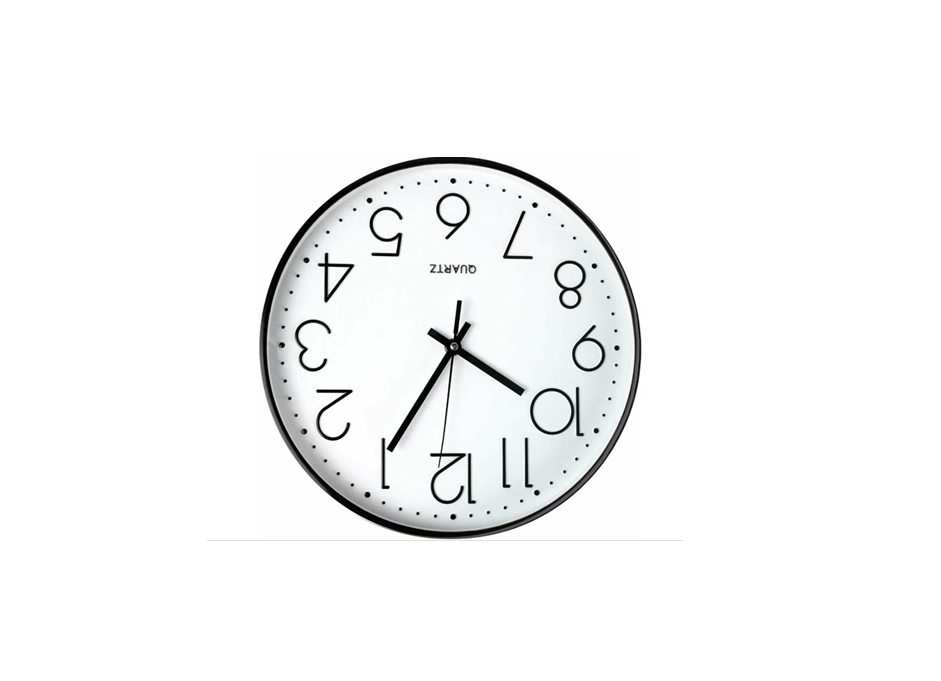
#> input picture Tds/Analyse d'image/data_images/database/clockD.png, 941 x 681 px, found by its file name
$ python Proposition_de_solution.py
#> lines starting #> are read from the running program, lines starting #| are printed output that depends on the picture; after the words box and inside, x2 and y2 are one past the last pixel; in counts of white or black regions, pixels touching at a corner belong together
import cv2
import numpy as np
import matplotlib.pyplot as plt
import time
# [17 lines left out: function mean_shift, not called in this run]

def detect_rotation_and_correct(image_path, ref_image_path):
    # Charger les images en niveaux de gris
#> called with image_path = 'data_images/database/clockD.png', ref_image_path = 'data_images/database/clockE.png'
    image = cv2.imread(image_path, cv2.IMREAD_GRAYSCALE)
#> image: shape (681, 941); min 0, max 255, mean 246.9
    ref_image = cv2.imread(ref_image_path, cv2.IMREAD_GRAYSCALE)
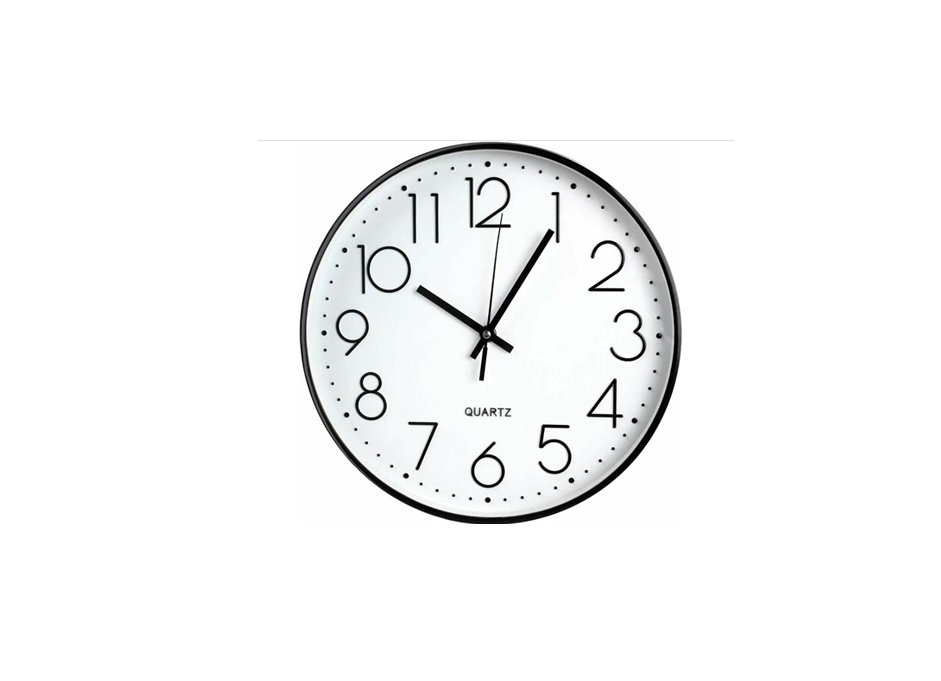
#> input picture Tds/Analyse d'image/data_images/database/clockE.png, 941 x 681 px, found by its file name
#> ref_image: shape (681, 941); min 0, max 255, mean 246.9

    # Détection des keypoints et des descripteurs avec SIFT
    sift = cv2.SIFT_create()
    kp1, des1 = sift.detectAndCompute(ref_image, None)
#> kp1 = 406 keypoints; strongest (x, y, size): (406, 476, 3.4), (488, 500, 3.5), (571, 480, 3.5), (505, 499, 1.9)
    kp2, des2 = sift.detectAndCompute(image, None)
#> kp2 = 391 keypoints; strongest (x, y, size): (535, 205, 3.4), (453, 181, 3.5), (369, 200, 3.5), (436, 181, 1.9)

    # Correspondance des descripteurs avec FLANN
    index_params = dict(algorithm=1, trees=5)
    search_params = dict(checks=50)
    flann = cv2.FlannBasedMatcher(index_params, search_params)
    matches = flann.knnMatch(des1, des2, k=2)
#> matches = 406 matches

    # Filtrage des bonnes correspondances
    good_matches = []
    for m, n in matches:
        if m.distance < 0.5 * n.distance:
            good_matches.append(m)
#> after the loop, good_matches = 361 matches

    # Affichage des correspondances
    match_img = cv2.drawMatches(ref_image, kp1, image, kp2, good_matches, None, flags=cv2.DrawMatchesFlags_NOT_DRAW_SINGLE_POINTS)
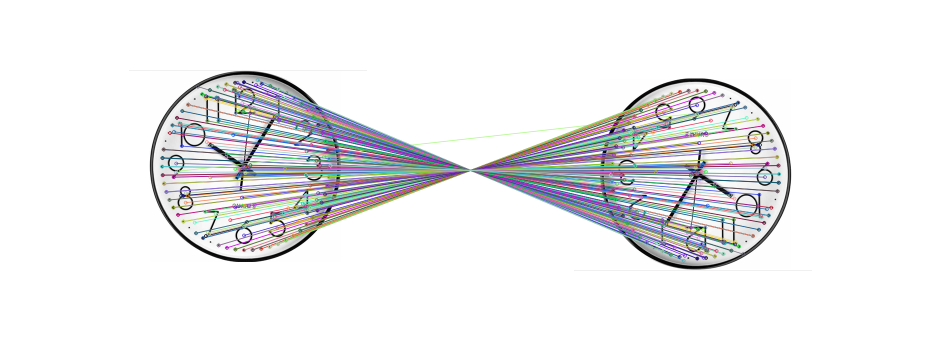
#> match_img: shape (681, 1882, 3) (shown at 1/2 size); mean of channels 0, 1, 2 237.1, 235.9, 235.8; drawn as B, G, R
    # cv2.imshow("Keypoints Correspondences", match_img)
    # cv2.waitKey(0)
    # cv2.destroyAllWindows()


    show(match_img)

    # Calcul de la matrice de transformation si assez de points correspondent
    if len(good_matches) > 4:
        src_pts = np.float32([kp1[m.queryIdx].pt for m in good_matches]).reshape(-1, 1, 2)
#> src_pts = 361 rows, first 8: [323.9, 332.8], [323.9, 332.8], [323.9, 332.8], [323.9, 332.8], [324.5, 315.6], [324.5, 315.6], [324.5, 315.6], [324.5, 315.6]
        dst_pts = np.float32([kp2[m.trainIdx].pt for m in good_matches]).reshape(-1, 1, 2)
#> dst_pts = 361 rows, first 8: [616.6, 347.7], [616.6, 347.7], [616.6, 347.7], [616.6, 347.7], [616, 364.9], [616, 364.9], [616, 364.9], [616, 364.9]
        M, _ = cv2.estimateAffinePartial2D(dst_pts, src_pts)
#> M = [[-1, -1.98e-05, 940.5], [1.98e-05, -1, 680.5]]
        angle = -np.arctan2(M[0, 1], M[0, 0]) * 180 / np.pi
#> angle = 180

        # Appliquer la rotation inverse
        (h, w) = image.shape[:2]
#> h = 681; w = 941
        center = (w // 2, h // 2)
#> center = (470, 340)
        M_rot = cv2.getRotationMatrix2D(center, angle, 1.0)
#> M_rot = [[-1, 1.98e-05, 940], [-1.98e-05, -1, 680]]
        corrected_image = cv2.warpAffine(image, M_rot, (w, h))
        show(corrected_image)

        return corrected_image
    else:
        print("Pas assez de correspondances trouvées pour estimer la rotation.")
        return image

# [56 lines left out: functions detect_lines, plot_rho_theta, return_time, not called in this run]

def preprocess_image(image : np.array, display = False):
#> called with display = False
    ret2,thresh = cv2.threshold(image,0,255,cv2.THRESH_BINARY_INV+cv2.THRESH_OTSU)
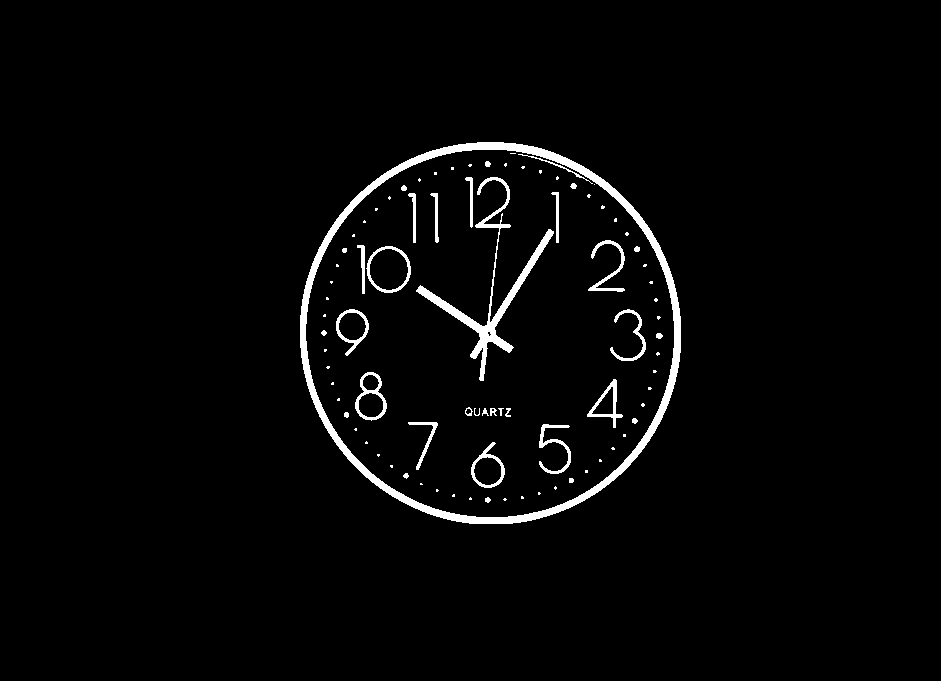
#> thresh: shape (681, 941); 2.6% white; 85 white regions (50 under 20 px), largest, box (x1, y1, x2, y2) and area: (300, 142, 681, 524) 8454, (416, 177, 554, 381) 2711, (355, 372, 387, 421) 448
#> ret2 = 147


    # Define a kernel for dilation ( for small needle)
    # kernel = np.ones((3, 3), np.uint8)
    # thresh = cv2.dilate(thresh, kernel, iterations=1)


    edges = cv2.Canny(thresh,100,127)
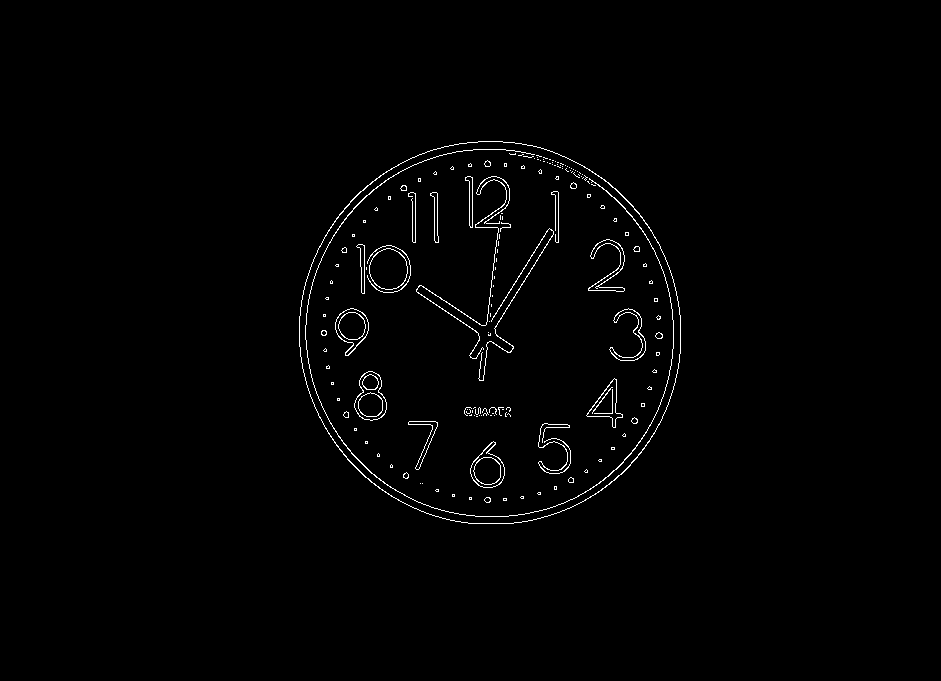
#> edges: shape (681, 941); 1.1% white in thin lines or dots, all inside (x1, y1, x2, y2) = (299, 141, 681, 524)
    if display:
        show(edges)
    return edges

def show(image, name =" image"):
    cv2.imshow(name, image)
    cv2.waitKey()
    cv2.destroyAllWindows()

def get_longest_contour(edges):
    # Find contours
    contours, _ = cv2.findContours(edges, cv2.RETR_EXTERNAL, cv2.CHAIN_APPROX_SIMPLE)

    if not contours:  # If no contours are found, return None
        return None

    # Initialize variables to track the most elongated contour
    longest_contour = None
    max_perimeter = 0

    for contour in contours:
        perimeter = cv2.arcLength(contour, True)  # Calculate the perimeter (closed contour)
        if perimeter > max_perimeter:
            max_perimeter = perimeter
            longest_contour = contour

    # Create a blank image to draw the most elongated contour
    contour_img = np.zeros_like(edges)
    if longest_contour is not None:
        cv2.drawContours(contour_img, [longest_contour], -1, 255, thickness=1)

    return longest_contour, max_perimeter, contour_img
def get_associated_countours(edges,
                             rho,
                             theta,
                             threshold,
                             display = True):

    y,x = np.where(edges >0 )
    points = np.vstack((x,y)).T
    distances = np.abs( np.cos(theta) * (x-rho*np.cos(theta)) + np.sin(theta)*(y - rho*np.sin(theta)))
    active_points_mask =distances  < threshold
    contours = points[active_points_mask]


        # Create a blank image to draw contours
    contour_img = np.zeros_like(edges)
    contour_img[contours[:,1],contours[:,0]]=255
        # Define a kernel for dilation ( for small needle)
    kernel = np.ones((3, 3), np.uint8)
    contour_img = cv2.dilate(contour_img, kernel, iterations=2)
    contour_img = cv2.erode(contour_img, kernel, iterations=2)

    longest_contour, max_perimeter, contour_img = get_longest_contour(contour_img)

        # Show image using OpenCV
    if display:
        show(contour_img)

    return longest_contour, max_perimeter, contour_img


def return_detected_lines(image : np.array, display = True, thres = 1):
#> called with display = True, thres = 3
    lines = cv2.HoughLines(image,1,np.pi/360,80)
#> lines = 14 rows, first 8: [586, 0.559], [593, 0.559], [522, 0.122], [524, 0.131], [520, 0.113], [10, 2.15], [518, 0.105], [18, 2.15]
    associated_contours = []
    perimeters = []
    if display:
        display_image = np.zeros_like(image) #image.copy()
        display_image = cv2.cvtColor(display_image,cv2.COLOR_GRAY2BGR)
#> display_image: shape (681, 941, 3); every value is 0


    if display:
        plt.scatter(lines[:,0,0],lines[:,0,1])
        plt.show()
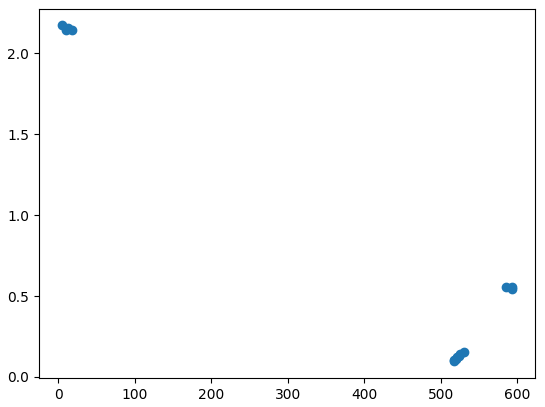
#> figure drawn by matplotlib, 1 panel

    # Try to cluster the lines
    norms = np.linalg.norm(lines.copy().squeeze(), axis = 1).astype(np.uint16)
#> norms = [586, 593, 522, 524, 520, 10, 518, 18, 594, 13, 4, 526, 517, 530]
    # norms = np.sort(norms)
    initial_order = np.argsort(norms)
#> initial_order = [10, 5, 9, 7, 12, 6, 4, 2, 3, 11, 13, 0, 1, 8]
    ordered_norms = norms[initial_order]-np.roll(norms[initial_order],1)>10
#> ordered_norms = [True, False, False, False, True, False, False, False, False, False, False, True, False, False]
    (indexes,) = np.where(ordered_norms)
#> indexes = [0, 4, 11]
    line_1 = lines[initial_order[0:max(indexes[1]-1,1)]].mean(axis=0)
#> line_1 = [[9, 2.16]]
    line_2 = lines[initial_order[indexes[1]:indexes[2]-1]].mean(axis=0)
#> line_2 = [[521.2, 0.118]]
    line_3 = lines[initial_order[indexes[2]:]].mean(axis=0)
#> line_3 = [[591, 0.553]]
    filtered_lines = np.vstack((line_1,line_2,line_3))[:,np.newaxis,:]
#> filtered_lines = [[9, 2.16], [521.2, 0.118], [591, 0.553]]
    # Lazy center calculus ( can be more robust )

    rho_1,rho_2,a1,a2, b1, b2 = -line_2[0,0],-line_3[0,0],np.cos(line_2[0,1]),np.cos(line_3[0,1]), np.sin(line_2[0,1]),np.sin(line_3[0,1])
#> rho_1 = -521.2; rho_2 = -591; a1 = 0.993; a2 = 0.851; b1 = 0.118; b2 = 0.525
    y_center = (a1*rho_2-a2*rho_1)/(b1*a2-a1*b2)
#> y_center = 340.2
    x_center = -(b1*y_center+rho_1)/(a1+1e-12)
#> x_center = 484.5

    center = np.array([x_center,y_center])
#> center = [484.5, 340.2]
    for line in filtered_lines:
        for rho, theta in line:
            longest_contour, max_perimeter, contour_img = get_associated_countours(image, rho, theta=theta, threshold= thres)
            associated_contours.append(longest_contour)
            perimeters.append(max_perimeter)
            if display:
                a = np.cos(theta)
                b = np.sin(theta)
                x0 = a*rho
                y0 = b*rho
                x1 = int(x0 + 1000*(-b))
                y1 = int(y0 + 1000*(a))
                x2 = int(x0 - 1000*(-b))
                y2 = int(y0 - 1000*(a))

                cv2.line(display_image,(x1,y1),(x2,y2),(0,0,255),2)
#> this loop made 3 passes
#> line on passes 1 to 3: [[9, 2.16]], [[521.2, 0.118]], [[591, 0.553]]
#> pass 1, in get_associated_countours, `contour_img = cv2.erode(contour_img, kernel, iterations=2)`:
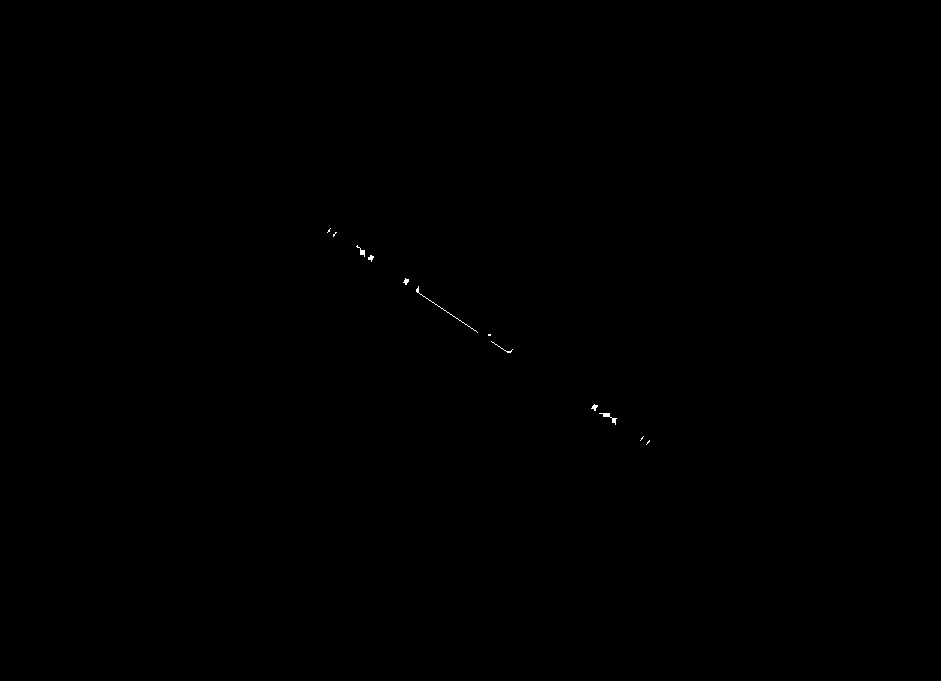
#> contour_img: shape (681, 941); 0.05% white in thin lines or dots, all inside (x1, y1, x2, y2) = (327, 228, 650, 445)
#> after the loop:
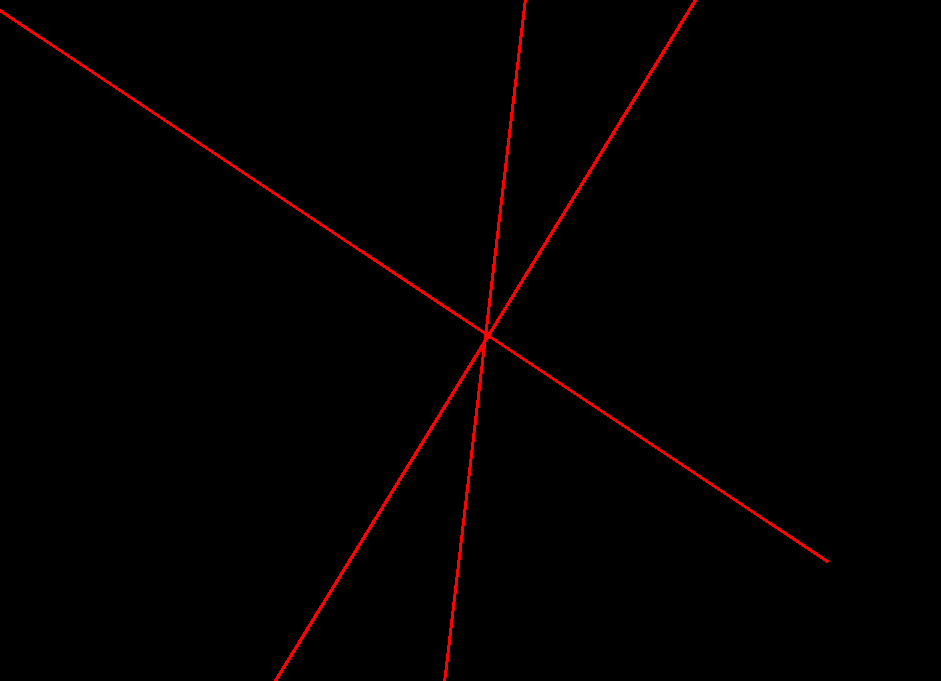
#> display_image: shape (681, 941, 3); mean B, G, R 0, 0, 3
#> after the loop, associated_contours = 3 contours, 1 with area under 20; largest, box (x1, y1, x2, y2) and area: (484, 204, 504, 326) 172, (494, 216, 559, 329) 50; perimeters = [165.4, 287.3, 283.9]


    if display:
        cv2.circle(display_image,center=center.astype(np.int32).tolist(),radius=3,color=(255),thickness=-1)
#> display_image: shape (681, 941, 3); under 0.01% of pixels changed, all inside (x1, y1, x2, y2) = (481, 337, 488, 344)
        show(display_image)


    return filtered_lines , perimeters, center


def compute_time(filtered_lines , perimeters, center):

    # Identify second , minute and hour needle,
    order = np.argsort(perimeters)
    second_needle = filtered_lines[order[2]]
    minutes_needle = filtered_lines[order[1]]
    hours_needle = filtered_lines[order[0]]
    # Remettre tout dans le repere de l'horloge
    transform = np.eye(3)
    transform[0,0]=0
    transform[0,1]=1
    transform[1,0]=-1
    transform[1,1]=0
    transform[0,2] = -center[0]
    transform[1,2] = -center[1]


    s = np.array([np.cos(second_needle[0,1]), np.sin(second_needle[0,1]),0])
    m = np.array([np.cos(minutes_needle[0,1]), np.sin(minutes_needle[0,1]),0])
    h = np.array([np.cos(hours_needle[0,1]), np.sin(hours_needle[0,1]),0])
    s_p = np.dot(transform,s)
    m_p = np.dot(transform,m)
    h_p = np.dot(transform,h)

    # Calculer les angles
    s_angle = np.atan2(s_p[0],-s_p[1])
    m_angle = np.atan2(m_p[0],-m_p[1])
    h_angle = np.atan2(h_p[0],-h_p[1])
    f = lambda x : 2*np.pi -(x-np.pi/2) if x>np.pi/2 else x
    secondes = int(f(s_angle) * 60 /(2*np.pi))
    minutes = int(f(m_angle) * 60 /(2*np.pi))
    heures = int(f(h_angle) * 12 /(2*np.pi))


    # Faire les conversions
    print( f"Il est {heures} h - {minutes} minutes - {secondes} secondes" )
    return (heures, minutes, secondes)


if __name__ == "__main__":

    for _ in range(10):
        tic = time.time()
        image_path = "data_images/database/clockD.png"  # Remplace par ton chemin d'image
        ref_image_path = "data_images/database/clockE.png"  # Image de référence
        corrected_image = detect_rotation_and_correct(image_path, ref_image_path)
        # img = cv2.imread(image_path,0)
        edges = preprocess_image(corrected_image)
        filtered_lines , perimeters, center = return_detected_lines(edges,thres=3)
#> filtered_lines = [[9, 2.16], [521.2, 0.118], [591, 0.553]]; perimeters = [165.4, 287.3, 283.9]; center = [484.5, 340.2]

        compute_time(filtered_lines , perimeters, center)
#> in compute_time, `order = np.argsort(perimeters)`: order = [0, 2, 1]
#> in compute_time, `second_needle = filtered_lines[order[2]]`: second_needle = [[521.2, 0.118]]
#> in compute_time, `minutes_needle = filtered_lines[order[1]]`: minutes_needle = [[591, 0.553]]
#> in compute_time, `hours_needle = filtered_lines[order[0]]`: hours_needle = [[9, 2.16]]
#> in compute_time, `s = np.array([np.cos(second_needle[0,1]), np.sin(second_needle[0,1]),0])`: s = [0.993, 0.118, 0]
#> in compute_time, `m = np.array([np.cos(minutes_needle[0,1]), np.sin(minutes_needle[0,1])..`: m = [0.851, 0.525, 0]
#> in compute_time, `h = np.array([np.cos(hours_needle[0,1]), np.sin(hours_needle[0,1]),0])`: h = [-0.554, 0.832, 0]
#> in compute_time, `s_p = np.dot(transform,s)`: s_p = [0.118, -0.993, 0]
#> in compute_time, `m_p = np.dot(transform,m)`: m_p = [0.525, -0.851, 0]
#> in compute_time, `h_p = np.dot(transform,h)`: h_p = [0.832, 0.554, 0]
#> in compute_time, `s_angle = np.atan2(s_p[0],-s_p[1])`: s_angle = 0.118
#> in compute_time, `m_angle = np.atan2(m_p[0],-m_p[1])`: m_angle = 0.553
#> in compute_time, `h_angle = np.atan2(h_p[0],-h_p[1])`: h_angle = 2.16
#> in compute_time, `secondes = int(f(s_angle) * 60 /(2*np.pi))`: secondes = 1
#> in compute_time, `minutes = int(f(m_angle) * 60 /(2*np.pi))`: minutes = 5
#> in compute_time, `heures = int(f(h_angle) * 12 /(2*np.pi))`: heures = 10
#| Il est 10 h - 5 minutes - 1 secondes
        toc = time.time()
        print(toc-tic)

    # corrected_image = detect_rotation_and_correct(image_path, ref_image_path)
    # maxima = detect_lines(image_path)
    # print("Maxima locaux après Mean Shift:", maxima)
